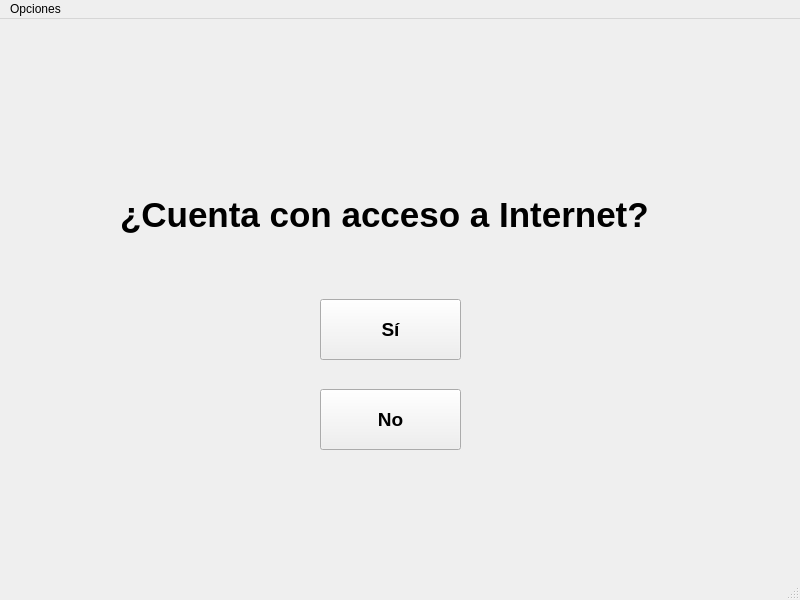
<?xml version="1.0" encoding="UTF-8"?>
<ui version="4.0">
 <class>MainMenu</class>
 <widget class="QMainWindow" name="MainMenu">
  <property name="geometry">
   <rect>
    <x>0</x>
    <y>0</y>
    <width>800</width>
    <height>600</height>
   </rect>
  </property>
  <property name="windowTitle">
   <string>Menú Principal</string>
  </property>
  <widget class="QWidget" name="centralwidget">
   <widget class="QPushButton" name="pushButton">
    <property name="geometry">
     <rect>
      <x>320</x>
      <y>280</y>
      <width>141</width>
      <height>61</height>
     </rect>
    </property>
    <property name="font">
     <font>
      <pointsize>14</pointsize>
      <weight>75</weight>
      <bold>true</bold>
     </font>
    </property>
    <property name="text">
     <string>Sí</string>
    </property>
   </widget>
   <widget class="QPushButton" name="pushButton_2">
    <property name="geometry">
     <rect>
      <x>320</x>
      <y>370</y>
      <width>141</width>
      <height>61</height>
     </rect>
    </property>
    <property name="font">
     <font>
      <pointsize>14</pointsize>
      <weight>75</weight>
      <bold>true</bold>
     </font>
    </property>
    <property name="text">
     <string>No</string>
    </property>
   </widget>
   <widget class="QLabel" name="label">
    <property name="geometry">
     <rect>
      <x>120</x>
      <y>170</y>
      <width>690</width>
      <height>52</height>
     </rect>
    </property>
    <property name="font">
     <font>
      <pointsize>26</pointsize>
      <weight>75</weight>
      <bold>true</bold>
     </font>
    </property>
    <property name="text">
     <string>¿Cuenta con acceso a Internet?</string>
    </property>
   </widget>
  </widget>
  <widget class="QMenuBar" name="menubar">
   <property name="geometry">
    <rect>
     <x>0</x>
     <y>0</y>
     <width>800</width>
     <height>21</height>
    </rect>
   </property>
   <widget class="QMenu" name="menuAcerca_de">
    <property name="title">
     <string>Opciones</string>
    </property>
    <addaction name="actionAcerca_de"/>
   </widget>
   <addaction name="menuAcerca_de"/>
  </widget>
  <widget class="QStatusBar" name="statusbar"/>
  <action name="actionAcerca_de">
   <property name="text">
    <string>Acerca de</string>
   </property>
  </action>
 </widget>
 <resources/>
 <connections/>
</ui>
